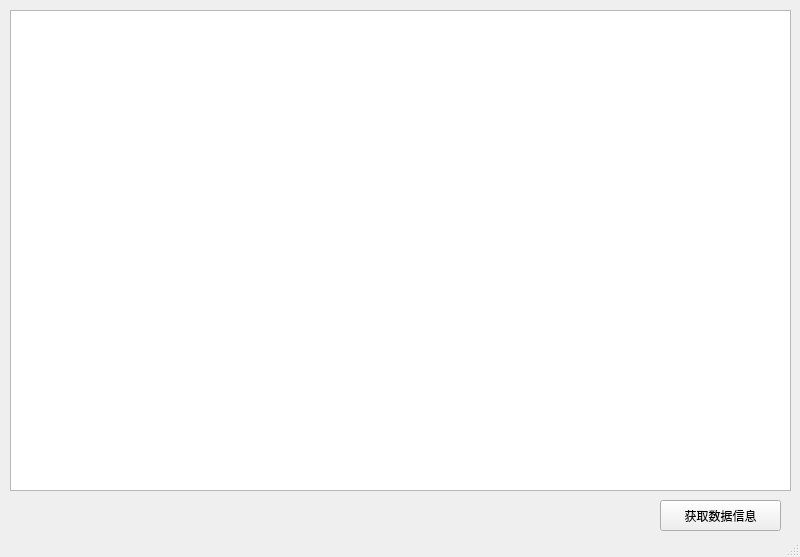
<?xml version="1.0" encoding="UTF-8"?>
<ui version="4.0">
 <class>MainWindow</class>
 <widget class="QMainWindow" name="MainWindow">
  <property name="geometry">
   <rect>
    <x>0</x>
    <y>0</y>
    <width>800</width>
    <height>557</height>
   </rect>
  </property>
  <property name="windowTitle">
   <string>Http应用程序--测试</string>
  </property>
  <widget class="QWidget" name="centralwidget">
   <widget class="QTextBrowser" name="textBrowser">
    <property name="geometry">
     <rect>
      <x>10</x>
      <y>10</y>
      <width>781</width>
      <height>481</height>
     </rect>
    </property>
   </widget>
   <widget class="QPushButton" name="pushButton_GetData">
    <property name="geometry">
     <rect>
      <x>660</x>
      <y>500</y>
      <width>121</width>
      <height>31</height>
     </rect>
    </property>
    <property name="text">
     <string>获取数据信息</string>
    </property>
   </widget>
   <widget class="QLabel" name="label_disp">
    <property name="geometry">
     <rect>
      <x>390</x>
      <y>500</y>
      <width>251</width>
      <height>31</height>
     </rect>
    </property>
    <property name="text">
     <string/>
    </property>
   </widget>
  </widget>
  <widget class="QStatusBar" name="statusbar"/>
 </widget>
 <resources/>
 <connections/>
</ui>
